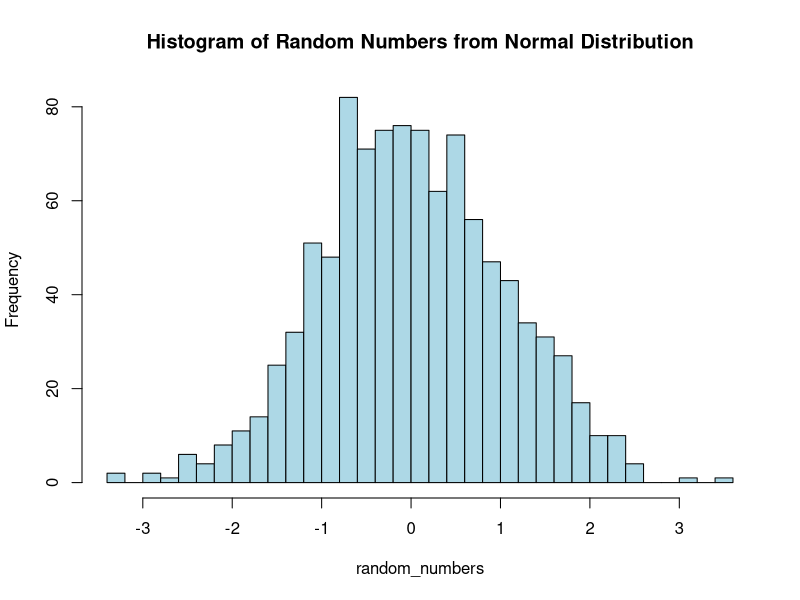

Write the R code that produced this figure.
random_numbers <- rnorm(1000, mean = 0, sd = 1)

hist(random_numbers, breaks = 30, col = "lightblue", main = "Histogram of Random Numbers from Normal Distribution")